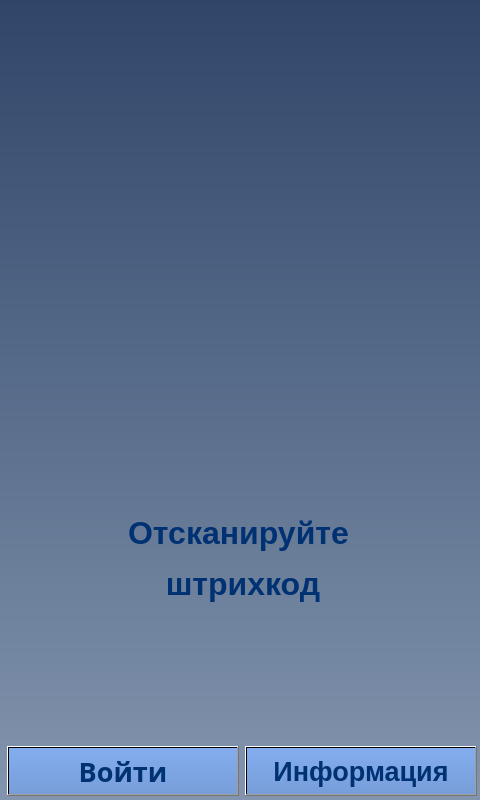
<?xml version="1.0" encoding="UTF-8"?>
<ui version="4.0">
 <class>screen_1_welcome</class>
 <widget class="QWidget" name="screen_1_welcome">
  <property name="geometry">
   <rect>
    <x>0</x>
    <y>0</y>
    <width>480</width>
    <height>800</height>
   </rect>
  </property>
  <property name="windowTitle">
   <string>screen_1_welcome</string>
  </property>
  <property name="styleSheet">
   <string notr="true">background-color: qlineargradient(spread:pad, x1:0.5, y1:0, x2:0.5, y2:1, stop:0 rgba(47, 70, 105, 255), stop:1 rgba(131, 149, 174, 255));</string>
  </property>
  <widget class="QLabel" name="lbl_info_1">
   <property name="geometry">
    <rect>
     <x>112</x>
     <y>510</y>
     <width>253</width>
     <height>45</height>
    </rect>
   </property>
   <property name="palette">
    <palette>
     <active>
      <colorrole role="WindowText">
       <brush brushstyle="SolidPattern">
        <color alpha="255">
         <red>0</red>
         <green>49</green>
         <blue>114</blue>
        </color>
       </brush>
      </colorrole>
      <colorrole role="Button">
       <brush brushstyle="LinearGradientPattern">
        <gradient startx="0.000000000000000" starty="0.000000000000000" endx="1.000000000000000" endy="0.000000000000000" type="LinearGradient" spread="PadSpread" coordinatemode="ObjectBoundingMode">
         <gradientstop position="0.000000000000000">
          <color alpha="0">
           <red>0</red>
           <green>0</green>
           <blue>0</blue>
          </color>
         </gradientstop>
         <gradientstop position="1.000000000000000">
          <color alpha="0">
           <red>255</red>
           <green>255</green>
           <blue>255</blue>
          </color>
         </gradientstop>
        </gradient>
       </brush>
      </colorrole>
      <colorrole role="Text">
       <brush brushstyle="SolidPattern">
        <color alpha="255">
         <red>0</red>
         <green>49</green>
         <blue>114</blue>
        </color>
       </brush>
      </colorrole>
      <colorrole role="ButtonText">
       <brush brushstyle="SolidPattern">
        <color alpha="255">
         <red>0</red>
         <green>49</green>
         <blue>114</blue>
        </color>
       </brush>
      </colorrole>
      <colorrole role="Base">
       <brush brushstyle="LinearGradientPattern">
        <gradient startx="0.000000000000000" starty="0.000000000000000" endx="1.000000000000000" endy="0.000000000000000" type="LinearGradient" spread="PadSpread" coordinatemode="ObjectBoundingMode">
         <gradientstop position="0.000000000000000">
          <color alpha="0">
           <red>0</red>
           <green>0</green>
           <blue>0</blue>
          </color>
         </gradientstop>
         <gradientstop position="1.000000000000000">
          <color alpha="0">
           <red>255</red>
           <green>255</green>
           <blue>255</blue>
          </color>
         </gradientstop>
        </gradient>
       </brush>
      </colorrole>
      <colorrole role="Window">
       <brush brushstyle="LinearGradientPattern">
        <gradient startx="0.000000000000000" starty="0.000000000000000" endx="1.000000000000000" endy="0.000000000000000" type="LinearGradient" spread="PadSpread" coordinatemode="ObjectBoundingMode">
         <gradientstop position="0.000000000000000">
          <color alpha="0">
           <red>0</red>
           <green>0</green>
           <blue>0</blue>
          </color>
         </gradientstop>
         <gradientstop position="1.000000000000000">
          <color alpha="0">
           <red>255</red>
           <green>255</green>
           <blue>255</blue>
          </color>
         </gradientstop>
        </gradient>
       </brush>
      </colorrole>
      <colorrole role="PlaceholderText">
       <brush brushstyle="NoBrush">
        <color alpha="128">
         <red>0</red>
         <green>49</green>
         <blue>114</blue>
        </color>
       </brush>
      </colorrole>
     </active>
     <inactive>
      <colorrole role="WindowText">
       <brush brushstyle="SolidPattern">
        <color alpha="255">
         <red>0</red>
         <green>49</green>
         <blue>114</blue>
        </color>
       </brush>
      </colorrole>
      <colorrole role="Button">
       <brush brushstyle="LinearGradientPattern">
        <gradient startx="0.000000000000000" starty="0.000000000000000" endx="1.000000000000000" endy="0.000000000000000" type="LinearGradient" spread="PadSpread" coordinatemode="ObjectBoundingMode">
         <gradientstop position="0.000000000000000">
          <color alpha="0">
           <red>0</red>
           <green>0</green>
           <blue>0</blue>
          </color>
         </gradientstop>
         <gradientstop position="1.000000000000000">
          <color alpha="0">
           <red>255</red>
           <green>255</green>
           <blue>255</blue>
          </color>
         </gradientstop>
        </gradient>
       </brush>
      </colorrole>
      <colorrole role="Text">
       <brush brushstyle="SolidPattern">
        <color alpha="255">
         <red>0</red>
         <green>49</green>
         <blue>114</blue>
        </color>
       </brush>
      </colorrole>
      <colorrole role="ButtonText">
       <brush brushstyle="SolidPattern">
        <color alpha="255">
         <red>0</red>
         <green>49</green>
         <blue>114</blue>
        </color>
       </brush>
      </colorrole>
      <colorrole role="Base">
       <brush brushstyle="LinearGradientPattern">
        <gradient startx="0.000000000000000" starty="0.000000000000000" endx="1.000000000000000" endy="0.000000000000000" type="LinearGradient" spread="PadSpread" coordinatemode="ObjectBoundingMode">
         <gradientstop position="0.000000000000000">
          <color alpha="0">
           <red>0</red>
           <green>0</green>
           <blue>0</blue>
          </color>
         </gradientstop>
         <gradientstop position="1.000000000000000">
          <color alpha="0">
           <red>255</red>
           <green>255</green>
           <blue>255</blue>
          </color>
         </gradientstop>
        </gradient>
       </brush>
      </colorrole>
      <colorrole role="Window">
       <brush brushstyle="LinearGradientPattern">
        <gradient startx="0.000000000000000" starty="0.000000000000000" endx="1.000000000000000" endy="0.000000000000000" type="LinearGradient" spread="PadSpread" coordinatemode="ObjectBoundingMode">
         <gradientstop position="0.000000000000000">
          <color alpha="0">
           <red>0</red>
           <green>0</green>
           <blue>0</blue>
          </color>
         </gradientstop>
         <gradientstop position="1.000000000000000">
          <color alpha="0">
           <red>255</red>
           <green>255</green>
           <blue>255</blue>
          </color>
         </gradientstop>
        </gradient>
       </brush>
      </colorrole>
      <colorrole role="PlaceholderText">
       <brush brushstyle="NoBrush">
        <color alpha="128">
         <red>0</red>
         <green>49</green>
         <blue>114</blue>
        </color>
       </brush>
      </colorrole>
     </inactive>
     <disabled>
      <colorrole role="WindowText">
       <brush brushstyle="SolidPattern">
        <color alpha="255">
         <red>0</red>
         <green>49</green>
         <blue>114</blue>
        </color>
       </brush>
      </colorrole>
      <colorrole role="Button">
       <brush brushstyle="LinearGradientPattern">
        <gradient startx="0.000000000000000" starty="0.000000000000000" endx="1.000000000000000" endy="0.000000000000000" type="LinearGradient" spread="PadSpread" coordinatemode="ObjectBoundingMode">
         <gradientstop position="0.000000000000000">
          <color alpha="0">
           <red>0</red>
           <green>0</green>
           <blue>0</blue>
          </color>
         </gradientstop>
         <gradientstop position="1.000000000000000">
          <color alpha="0">
           <red>255</red>
           <green>255</green>
           <blue>255</blue>
          </color>
         </gradientstop>
        </gradient>
       </brush>
      </colorrole>
      <colorrole role="Text">
       <brush brushstyle="SolidPattern">
        <color alpha="255">
         <red>0</red>
         <green>49</green>
         <blue>114</blue>
        </color>
       </brush>
      </colorrole>
      <colorrole role="ButtonText">
       <brush brushstyle="SolidPattern">
        <color alpha="255">
         <red>0</red>
         <green>49</green>
         <blue>114</blue>
        </color>
       </brush>
      </colorrole>
      <colorrole role="Base">
       <brush brushstyle="LinearGradientPattern">
        <gradient startx="0.000000000000000" starty="0.000000000000000" endx="1.000000000000000" endy="0.000000000000000" type="LinearGradient" spread="PadSpread" coordinatemode="ObjectBoundingMode">
         <gradientstop position="0.000000000000000">
          <color alpha="0">
           <red>0</red>
           <green>0</green>
           <blue>0</blue>
          </color>
         </gradientstop>
         <gradientstop position="1.000000000000000">
          <color alpha="0">
           <red>255</red>
           <green>255</green>
           <blue>255</blue>
          </color>
         </gradientstop>
        </gradient>
       </brush>
      </colorrole>
      <colorrole role="Window">
       <brush brushstyle="LinearGradientPattern">
        <gradient startx="0.000000000000000" starty="0.000000000000000" endx="1.000000000000000" endy="0.000000000000000" type="LinearGradient" spread="PadSpread" coordinatemode="ObjectBoundingMode">
         <gradientstop position="0.000000000000000">
          <color alpha="0">
           <red>0</red>
           <green>0</green>
           <blue>0</blue>
          </color>
         </gradientstop>
         <gradientstop position="1.000000000000000">
          <color alpha="0">
           <red>255</red>
           <green>255</green>
           <blue>255</blue>
          </color>
         </gradientstop>
        </gradient>
       </brush>
      </colorrole>
      <colorrole role="PlaceholderText">
       <brush brushstyle="NoBrush">
        <color alpha="128">
         <red>0</red>
         <green>49</green>
         <blue>114</blue>
        </color>
       </brush>
      </colorrole>
     </disabled>
    </palette>
   </property>
   <property name="font">
    <font>
     <pointsize>24</pointsize>
     <weight>75</weight>
     <bold>true</bold>
    </font>
   </property>
   <property name="styleSheet">
    <string notr="true">color: rgb(0, 49, 114);
background-color: qlineargradient(spread:pad, x1:0, y1:0, x2:1, y2:0, stop:0 rgba(0, 0, 0, 0), stop:1 rgba(255, 255, 255, 0));</string>
   </property>
   <property name="text">
    <string>Отсканируйте</string>
   </property>
   <property name="alignment">
    <set>Qt::AlignCenter</set>
   </property>
  </widget>
  <widget class="QLabel" name="lbl_info_2">
   <property name="geometry">
    <rect>
     <x>112</x>
     <y>561</y>
     <width>253</width>
     <height>45</height>
    </rect>
   </property>
   <property name="palette">
    <palette>
     <active>
      <colorrole role="WindowText">
       <brush brushstyle="SolidPattern">
        <color alpha="255">
         <red>0</red>
         <green>49</green>
         <blue>114</blue>
        </color>
       </brush>
      </colorrole>
      <colorrole role="Button">
       <brush brushstyle="LinearGradientPattern">
        <gradient startx="0.000000000000000" starty="0.000000000000000" endx="1.000000000000000" endy="0.000000000000000" type="LinearGradient" spread="PadSpread" coordinatemode="ObjectBoundingMode">
         <gradientstop position="0.000000000000000">
          <color alpha="0">
           <red>0</red>
           <green>0</green>
           <blue>0</blue>
          </color>
         </gradientstop>
         <gradientstop position="1.000000000000000">
          <color alpha="0">
           <red>255</red>
           <green>255</green>
           <blue>255</blue>
          </color>
         </gradientstop>
        </gradient>
       </brush>
      </colorrole>
      <colorrole role="Text">
       <brush brushstyle="SolidPattern">
        <color alpha="255">
         <red>0</red>
         <green>49</green>
         <blue>114</blue>
        </color>
       </brush>
      </colorrole>
      <colorrole role="ButtonText">
       <brush brushstyle="SolidPattern">
        <color alpha="255">
         <red>0</red>
         <green>49</green>
         <blue>114</blue>
        </color>
       </brush>
      </colorrole>
      <colorrole role="Base">
       <brush brushstyle="LinearGradientPattern">
        <gradient startx="0.000000000000000" starty="0.000000000000000" endx="1.000000000000000" endy="0.000000000000000" type="LinearGradient" spread="PadSpread" coordinatemode="ObjectBoundingMode">
         <gradientstop position="0.000000000000000">
          <color alpha="0">
           <red>0</red>
           <green>0</green>
           <blue>0</blue>
          </color>
         </gradientstop>
         <gradientstop position="1.000000000000000">
          <color alpha="0">
           <red>255</red>
           <green>255</green>
           <blue>255</blue>
          </color>
         </gradientstop>
        </gradient>
       </brush>
      </colorrole>
      <colorrole role="Window">
       <brush brushstyle="LinearGradientPattern">
        <gradient startx="0.000000000000000" starty="0.000000000000000" endx="1.000000000000000" endy="0.000000000000000" type="LinearGradient" spread="PadSpread" coordinatemode="ObjectBoundingMode">
         <gradientstop position="0.000000000000000">
          <color alpha="0">
           <red>0</red>
           <green>0</green>
           <blue>0</blue>
          </color>
         </gradientstop>
         <gradientstop position="1.000000000000000">
          <color alpha="0">
           <red>255</red>
           <green>255</green>
           <blue>255</blue>
          </color>
         </gradientstop>
        </gradient>
       </brush>
      </colorrole>
      <colorrole role="PlaceholderText">
       <brush brushstyle="NoBrush">
        <color alpha="128">
         <red>0</red>
         <green>49</green>
         <blue>114</blue>
        </color>
       </brush>
      </colorrole>
     </active>
     <inactive>
      <colorrole role="WindowText">
       <brush brushstyle="SolidPattern">
        <color alpha="255">
         <red>0</red>
         <green>49</green>
         <blue>114</blue>
        </color>
       </brush>
      </colorrole>
      <colorrole role="Button">
       <brush brushstyle="LinearGradientPattern">
        <gradient startx="0.000000000000000" starty="0.000000000000000" endx="1.000000000000000" endy="0.000000000000000" type="LinearGradient" spread="PadSpread" coordinatemode="ObjectBoundingMode">
         <gradientstop position="0.000000000000000">
          <color alpha="0">
           <red>0</red>
           <green>0</green>
           <blue>0</blue>
          </color>
         </gradientstop>
         <gradientstop position="1.000000000000000">
          <color alpha="0">
           <red>255</red>
           <green>255</green>
           <blue>255</blue>
          </color>
         </gradientstop>
        </gradient>
       </brush>
      </colorrole>
      <colorrole role="Text">
       <brush brushstyle="SolidPattern">
        <color alpha="255">
         <red>0</red>
         <green>49</green>
         <blue>114</blue>
        </color>
       </brush>
      </colorrole>
      <colorrole role="ButtonText">
       <brush brushstyle="SolidPattern">
        <color alpha="255">
         <red>0</red>
         <green>49</green>
         <blue>114</blue>
        </color>
       </brush>
      </colorrole>
      <colorrole role="Base">
       <brush brushstyle="LinearGradientPattern">
        <gradient startx="0.000000000000000" starty="0.000000000000000" endx="1.000000000000000" endy="0.000000000000000" type="LinearGradient" spread="PadSpread" coordinatemode="ObjectBoundingMode">
         <gradientstop position="0.000000000000000">
          <color alpha="0">
           <red>0</red>
           <green>0</green>
           <blue>0</blue>
          </color>
         </gradientstop>
         <gradientstop position="1.000000000000000">
          <color alpha="0">
           <red>255</red>
           <green>255</green>
           <blue>255</blue>
          </color>
         </gradientstop>
        </gradient>
       </brush>
      </colorrole>
      <colorrole role="Window">
       <brush brushstyle="LinearGradientPattern">
        <gradient startx="0.000000000000000" starty="0.000000000000000" endx="1.000000000000000" endy="0.000000000000000" type="LinearGradient" spread="PadSpread" coordinatemode="ObjectBoundingMode">
         <gradientstop position="0.000000000000000">
          <color alpha="0">
           <red>0</red>
           <green>0</green>
           <blue>0</blue>
          </color>
         </gradientstop>
         <gradientstop position="1.000000000000000">
          <color alpha="0">
           <red>255</red>
           <green>255</green>
           <blue>255</blue>
          </color>
         </gradientstop>
        </gradient>
       </brush>
      </colorrole>
      <colorrole role="PlaceholderText">
       <brush brushstyle="NoBrush">
        <color alpha="128">
         <red>0</red>
         <green>49</green>
         <blue>114</blue>
        </color>
       </brush>
      </colorrole>
     </inactive>
     <disabled>
      <colorrole role="WindowText">
       <brush brushstyle="SolidPattern">
        <color alpha="255">
         <red>0</red>
         <green>49</green>
         <blue>114</blue>
        </color>
       </brush>
      </colorrole>
      <colorrole role="Button">
       <brush brushstyle="LinearGradientPattern">
        <gradient startx="0.000000000000000" starty="0.000000000000000" endx="1.000000000000000" endy="0.000000000000000" type="LinearGradient" spread="PadSpread" coordinatemode="ObjectBoundingMode">
         <gradientstop position="0.000000000000000">
          <color alpha="0">
           <red>0</red>
           <green>0</green>
           <blue>0</blue>
          </color>
         </gradientstop>
         <gradientstop position="1.000000000000000">
          <color alpha="0">
           <red>255</red>
           <green>255</green>
           <blue>255</blue>
          </color>
         </gradientstop>
        </gradient>
       </brush>
      </colorrole>
      <colorrole role="Text">
       <brush brushstyle="SolidPattern">
        <color alpha="255">
         <red>0</red>
         <green>49</green>
         <blue>114</blue>
        </color>
       </brush>
      </colorrole>
      <colorrole role="ButtonText">
       <brush brushstyle="SolidPattern">
        <color alpha="255">
         <red>0</red>
         <green>49</green>
         <blue>114</blue>
        </color>
       </brush>
      </colorrole>
      <colorrole role="Base">
       <brush brushstyle="LinearGradientPattern">
        <gradient startx="0.000000000000000" starty="0.000000000000000" endx="1.000000000000000" endy="0.000000000000000" type="LinearGradient" spread="PadSpread" coordinatemode="ObjectBoundingMode">
         <gradientstop position="0.000000000000000">
          <color alpha="0">
           <red>0</red>
           <green>0</green>
           <blue>0</blue>
          </color>
         </gradientstop>
         <gradientstop position="1.000000000000000">
          <color alpha="0">
           <red>255</red>
           <green>255</green>
           <blue>255</blue>
          </color>
         </gradientstop>
        </gradient>
       </brush>
      </colorrole>
      <colorrole role="Window">
       <brush brushstyle="LinearGradientPattern">
        <gradient startx="0.000000000000000" starty="0.000000000000000" endx="1.000000000000000" endy="0.000000000000000" type="LinearGradient" spread="PadSpread" coordinatemode="ObjectBoundingMode">
         <gradientstop position="0.000000000000000">
          <color alpha="0">
           <red>0</red>
           <green>0</green>
           <blue>0</blue>
          </color>
         </gradientstop>
         <gradientstop position="1.000000000000000">
          <color alpha="0">
           <red>255</red>
           <green>255</green>
           <blue>255</blue>
          </color>
         </gradientstop>
        </gradient>
       </brush>
      </colorrole>
      <colorrole role="PlaceholderText">
       <brush brushstyle="NoBrush">
        <color alpha="128">
         <red>0</red>
         <green>49</green>
         <blue>114</blue>
        </color>
       </brush>
      </colorrole>
     </disabled>
    </palette>
   </property>
   <property name="font">
    <font>
     <pointsize>24</pointsize>
     <weight>75</weight>
     <bold>true</bold>
    </font>
   </property>
   <property name="styleSheet">
    <string notr="true">color: rgb(0, 49, 114);
background-color: qlineargradient(spread:pad, x1:0, y1:0, x2:1, y2:0, stop:0 rgba(0, 0, 0, 0), stop:1 rgba(255, 255, 255, 0));</string>
   </property>
   <property name="text">
    <string> штрихкод</string>
   </property>
   <property name="alignment">
    <set>Qt::AlignCenter</set>
   </property>
  </widget>
  <widget class="QPushButton" name="btn_help">
   <property name="geometry">
    <rect>
     <x>245</x>
     <y>746</y>
     <width>232</width>
     <height>50</height>
    </rect>
   </property>
   <property name="palette">
    <palette>
     <active>
      <colorrole role="WindowText">
       <brush brushstyle="SolidPattern">
        <color alpha="255">
         <red>0</red>
         <green>49</green>
         <blue>114</blue>
        </color>
       </brush>
      </colorrole>
      <colorrole role="Button">
       <brush brushstyle="LinearGradientPattern">
        <gradient startx="0.500000000000000" starty="0.000000000000000" endx="0.500000000000000" endy="1.000000000000000" type="LinearGradient" spread="PadSpread" coordinatemode="ObjectBoundingMode">
         <gradientstop position="0.000000000000000">
          <color alpha="255">
           <red>131</red>
           <green>173</green>
           <blue>239</blue>
          </color>
         </gradientstop>
         <gradientstop position="1.000000000000000">
          <color alpha="255">
           <red>120</red>
           <green>158</green>
           <blue>217</blue>
          </color>
         </gradientstop>
        </gradient>
       </brush>
      </colorrole>
      <colorrole role="Text">
       <brush brushstyle="SolidPattern">
        <color alpha="255">
         <red>0</red>
         <green>49</green>
         <blue>114</blue>
        </color>
       </brush>
      </colorrole>
      <colorrole role="ButtonText">
       <brush brushstyle="SolidPattern">
        <color alpha="255">
         <red>0</red>
         <green>49</green>
         <blue>114</blue>
        </color>
       </brush>
      </colorrole>
      <colorrole role="Base">
       <brush brushstyle="LinearGradientPattern">
        <gradient startx="0.500000000000000" starty="0.000000000000000" endx="0.500000000000000" endy="1.000000000000000" type="LinearGradient" spread="PadSpread" coordinatemode="ObjectBoundingMode">
         <gradientstop position="0.000000000000000">
          <color alpha="255">
           <red>131</red>
           <green>173</green>
           <blue>239</blue>
          </color>
         </gradientstop>
         <gradientstop position="1.000000000000000">
          <color alpha="255">
           <red>120</red>
           <green>158</green>
           <blue>217</blue>
          </color>
         </gradientstop>
        </gradient>
       </brush>
      </colorrole>
      <colorrole role="Window">
       <brush brushstyle="LinearGradientPattern">
        <gradient startx="0.500000000000000" starty="0.000000000000000" endx="0.500000000000000" endy="1.000000000000000" type="LinearGradient" spread="PadSpread" coordinatemode="ObjectBoundingMode">
         <gradientstop position="0.000000000000000">
          <color alpha="255">
           <red>131</red>
           <green>173</green>
           <blue>239</blue>
          </color>
         </gradientstop>
         <gradientstop position="1.000000000000000">
          <color alpha="255">
           <red>120</red>
           <green>158</green>
           <blue>217</blue>
          </color>
         </gradientstop>
        </gradient>
       </brush>
      </colorrole>
      <colorrole role="PlaceholderText">
       <brush brushstyle="NoBrush">
        <color alpha="128">
         <red>0</red>
         <green>49</green>
         <blue>114</blue>
        </color>
       </brush>
      </colorrole>
     </active>
     <inactive>
      <colorrole role="WindowText">
       <brush brushstyle="SolidPattern">
        <color alpha="255">
         <red>0</red>
         <green>49</green>
         <blue>114</blue>
        </color>
       </brush>
      </colorrole>
      <colorrole role="Button">
       <brush brushstyle="LinearGradientPattern">
        <gradient startx="0.500000000000000" starty="0.000000000000000" endx="0.500000000000000" endy="1.000000000000000" type="LinearGradient" spread="PadSpread" coordinatemode="ObjectBoundingMode">
         <gradientstop position="0.000000000000000">
          <color alpha="255">
           <red>131</red>
           <green>173</green>
           <blue>239</blue>
          </color>
         </gradientstop>
         <gradientstop position="1.000000000000000">
          <color alpha="255">
           <red>120</red>
           <green>158</green>
           <blue>217</blue>
          </color>
         </gradientstop>
        </gradient>
       </brush>
      </colorrole>
      <colorrole role="Text">
       <brush brushstyle="SolidPattern">
        <color alpha="255">
         <red>0</red>
         <green>49</green>
         <blue>114</blue>
        </color>
       </brush>
      </colorrole>
      <colorrole role="ButtonText">
       <brush brushstyle="SolidPattern">
        <color alpha="255">
         <red>0</red>
         <green>49</green>
         <blue>114</blue>
        </color>
       </brush>
      </colorrole>
      <colorrole role="Base">
       <brush brushstyle="LinearGradientPattern">
        <gradient startx="0.500000000000000" starty="0.000000000000000" endx="0.500000000000000" endy="1.000000000000000" type="LinearGradient" spread="PadSpread" coordinatemode="ObjectBoundingMode">
         <gradientstop position="0.000000000000000">
          <color alpha="255">
           <red>131</red>
           <green>173</green>
           <blue>239</blue>
          </color>
         </gradientstop>
         <gradientstop position="1.000000000000000">
          <color alpha="255">
           <red>120</red>
           <green>158</green>
           <blue>217</blue>
          </color>
         </gradientstop>
        </gradient>
       </brush>
      </colorrole>
      <colorrole role="Window">
       <brush brushstyle="LinearGradientPattern">
        <gradient startx="0.500000000000000" starty="0.000000000000000" endx="0.500000000000000" endy="1.000000000000000" type="LinearGradient" spread="PadSpread" coordinatemode="ObjectBoundingMode">
         <gradientstop position="0.000000000000000">
          <color alpha="255">
           <red>131</red>
           <green>173</green>
           <blue>239</blue>
          </color>
         </gradientstop>
         <gradientstop position="1.000000000000000">
          <color alpha="255">
           <red>120</red>
           <green>158</green>
           <blue>217</blue>
          </color>
         </gradientstop>
        </gradient>
       </brush>
      </colorrole>
      <colorrole role="PlaceholderText">
       <brush brushstyle="NoBrush">
        <color alpha="128">
         <red>0</red>
         <green>49</green>
         <blue>114</blue>
        </color>
       </brush>
      </colorrole>
     </inactive>
     <disabled>
      <colorrole role="WindowText">
       <brush brushstyle="SolidPattern">
        <color alpha="255">
         <red>0</red>
         <green>49</green>
         <blue>114</blue>
        </color>
       </brush>
      </colorrole>
      <colorrole role="Button">
       <brush brushstyle="LinearGradientPattern">
        <gradient startx="0.500000000000000" starty="0.000000000000000" endx="0.500000000000000" endy="1.000000000000000" type="LinearGradient" spread="PadSpread" coordinatemode="ObjectBoundingMode">
         <gradientstop position="0.000000000000000">
          <color alpha="255">
           <red>131</red>
           <green>173</green>
           <blue>239</blue>
          </color>
         </gradientstop>
         <gradientstop position="1.000000000000000">
          <color alpha="255">
           <red>120</red>
           <green>158</green>
           <blue>217</blue>
          </color>
         </gradientstop>
        </gradient>
       </brush>
      </colorrole>
      <colorrole role="Text">
       <brush brushstyle="SolidPattern">
        <color alpha="255">
         <red>0</red>
         <green>49</green>
         <blue>114</blue>
        </color>
       </brush>
      </colorrole>
      <colorrole role="ButtonText">
       <brush brushstyle="SolidPattern">
        <color alpha="255">
         <red>0</red>
         <green>49</green>
         <blue>114</blue>
        </color>
       </brush>
      </colorrole>
      <colorrole role="Base">
       <brush brushstyle="LinearGradientPattern">
        <gradient startx="0.500000000000000" starty="0.000000000000000" endx="0.500000000000000" endy="1.000000000000000" type="LinearGradient" spread="PadSpread" coordinatemode="ObjectBoundingMode">
         <gradientstop position="0.000000000000000">
          <color alpha="255">
           <red>131</red>
           <green>173</green>
           <blue>239</blue>
          </color>
         </gradientstop>
         <gradientstop position="1.000000000000000">
          <color alpha="255">
           <red>120</red>
           <green>158</green>
           <blue>217</blue>
          </color>
         </gradientstop>
        </gradient>
       </brush>
      </colorrole>
      <colorrole role="Window">
       <brush brushstyle="LinearGradientPattern">
        <gradient startx="0.500000000000000" starty="0.000000000000000" endx="0.500000000000000" endy="1.000000000000000" type="LinearGradient" spread="PadSpread" coordinatemode="ObjectBoundingMode">
         <gradientstop position="0.000000000000000">
          <color alpha="255">
           <red>131</red>
           <green>173</green>
           <blue>239</blue>
          </color>
         </gradientstop>
         <gradientstop position="1.000000000000000">
          <color alpha="255">
           <red>120</red>
           <green>158</green>
           <blue>217</blue>
          </color>
         </gradientstop>
        </gradient>
       </brush>
      </colorrole>
      <colorrole role="PlaceholderText">
       <brush brushstyle="NoBrush">
        <color alpha="128">
         <red>0</red>
         <green>49</green>
         <blue>114</blue>
        </color>
       </brush>
      </colorrole>
     </disabled>
    </palette>
   </property>
   <property name="font">
    <font>
     <pointsize>20</pointsize>
     <weight>75</weight>
     <bold>true</bold>
    </font>
   </property>
   <property name="contextMenuPolicy">
    <enum>Qt::DefaultContextMenu</enum>
   </property>
   <property name="layoutDirection">
    <enum>Qt::LeftToRight</enum>
   </property>
   <property name="styleSheet">
    <string notr="true">background-color: qlineargradient(spread:pad, x1:0.5, y1:0, x2:0.5, y2:1, stop:0 rgba(131, 173, 239, 255), stop:1 rgba(120, 158, 217, 255));
color: rgb(0, 49, 114);</string>
   </property>
   <property name="text">
    <string>Информация</string>
   </property>
  </widget>
  <widget class="QPushButton" name="btn_authorization">
   <property name="geometry">
    <rect>
     <x>7</x>
     <y>746</y>
     <width>232</width>
     <height>50</height>
    </rect>
   </property>
   <property name="palette">
    <palette>
     <active>
      <colorrole role="WindowText">
       <brush brushstyle="SolidPattern">
        <color alpha="255">
         <red>0</red>
         <green>49</green>
         <blue>114</blue>
        </color>
       </brush>
      </colorrole>
      <colorrole role="Button">
       <brush brushstyle="LinearGradientPattern">
        <gradient startx="0.500000000000000" starty="0.000000000000000" endx="0.500000000000000" endy="1.000000000000000" type="LinearGradient" spread="PadSpread" coordinatemode="ObjectBoundingMode">
         <gradientstop position="0.000000000000000">
          <color alpha="255">
           <red>131</red>
           <green>173</green>
           <blue>239</blue>
          </color>
         </gradientstop>
         <gradientstop position="1.000000000000000">
          <color alpha="255">
           <red>120</red>
           <green>158</green>
           <blue>217</blue>
          </color>
         </gradientstop>
        </gradient>
       </brush>
      </colorrole>
      <colorrole role="Text">
       <brush brushstyle="SolidPattern">
        <color alpha="255">
         <red>0</red>
         <green>49</green>
         <blue>114</blue>
        </color>
       </brush>
      </colorrole>
      <colorrole role="ButtonText">
       <brush brushstyle="SolidPattern">
        <color alpha="255">
         <red>0</red>
         <green>49</green>
         <blue>114</blue>
        </color>
       </brush>
      </colorrole>
      <colorrole role="Base">
       <brush brushstyle="LinearGradientPattern">
        <gradient startx="0.500000000000000" starty="0.000000000000000" endx="0.500000000000000" endy="1.000000000000000" type="LinearGradient" spread="PadSpread" coordinatemode="ObjectBoundingMode">
         <gradientstop position="0.000000000000000">
          <color alpha="255">
           <red>131</red>
           <green>173</green>
           <blue>239</blue>
          </color>
         </gradientstop>
         <gradientstop position="1.000000000000000">
          <color alpha="255">
           <red>120</red>
           <green>158</green>
           <blue>217</blue>
          </color>
         </gradientstop>
        </gradient>
       </brush>
      </colorrole>
      <colorrole role="Window">
       <brush brushstyle="LinearGradientPattern">
        <gradient startx="0.500000000000000" starty="0.000000000000000" endx="0.500000000000000" endy="1.000000000000000" type="LinearGradient" spread="PadSpread" coordinatemode="ObjectBoundingMode">
         <gradientstop position="0.000000000000000">
          <color alpha="255">
           <red>131</red>
           <green>173</green>
           <blue>239</blue>
          </color>
         </gradientstop>
         <gradientstop position="1.000000000000000">
          <color alpha="255">
           <red>120</red>
           <green>158</green>
           <blue>217</blue>
          </color>
         </gradientstop>
        </gradient>
       </brush>
      </colorrole>
      <colorrole role="PlaceholderText">
       <brush brushstyle="NoBrush">
        <color alpha="128">
         <red>0</red>
         <green>49</green>
         <blue>114</blue>
        </color>
       </brush>
      </colorrole>
     </active>
     <inactive>
      <colorrole role="WindowText">
       <brush brushstyle="SolidPattern">
        <color alpha="255">
         <red>0</red>
         <green>49</green>
         <blue>114</blue>
        </color>
       </brush>
      </colorrole>
      <colorrole role="Button">
       <brush brushstyle="LinearGradientPattern">
        <gradient startx="0.500000000000000" starty="0.000000000000000" endx="0.500000000000000" endy="1.000000000000000" type="LinearGradient" spread="PadSpread" coordinatemode="ObjectBoundingMode">
         <gradientstop position="0.000000000000000">
          <color alpha="255">
           <red>131</red>
           <green>173</green>
           <blue>239</blue>
          </color>
         </gradientstop>
         <gradientstop position="1.000000000000000">
          <color alpha="255">
           <red>120</red>
           <green>158</green>
           <blue>217</blue>
          </color>
         </gradientstop>
        </gradient>
       </brush>
      </colorrole>
      <colorrole role="Text">
       <brush brushstyle="SolidPattern">
        <color alpha="255">
         <red>0</red>
         <green>49</green>
         <blue>114</blue>
        </color>
       </brush>
      </colorrole>
      <colorrole role="ButtonText">
       <brush brushstyle="SolidPattern">
        <color alpha="255">
         <red>0</red>
         <green>49</green>
         <blue>114</blue>
        </color>
       </brush>
      </colorrole>
      <colorrole role="Base">
       <brush brushstyle="LinearGradientPattern">
        <gradient startx="0.500000000000000" starty="0.000000000000000" endx="0.500000000000000" endy="1.000000000000000" type="LinearGradient" spread="PadSpread" coordinatemode="ObjectBoundingMode">
         <gradientstop position="0.000000000000000">
          <color alpha="255">
           <red>131</red>
           <green>173</green>
           <blue>239</blue>
          </color>
         </gradientstop>
         <gradientstop position="1.000000000000000">
          <color alpha="255">
           <red>120</red>
           <green>158</green>
           <blue>217</blue>
          </color>
         </gradientstop>
        </gradient>
       </brush>
      </colorrole>
      <colorrole role="Window">
       <brush brushstyle="LinearGradientPattern">
        <gradient startx="0.500000000000000" starty="0.000000000000000" endx="0.500000000000000" endy="1.000000000000000" type="LinearGradient" spread="PadSpread" coordinatemode="ObjectBoundingMode">
         <gradientstop position="0.000000000000000">
          <color alpha="255">
           <red>131</red>
           <green>173</green>
           <blue>239</blue>
          </color>
         </gradientstop>
         <gradientstop position="1.000000000000000">
          <color alpha="255">
           <red>120</red>
           <green>158</green>
           <blue>217</blue>
          </color>
         </gradientstop>
        </gradient>
       </brush>
      </colorrole>
      <colorrole role="PlaceholderText">
       <brush brushstyle="NoBrush">
        <color alpha="128">
         <red>0</red>
         <green>49</green>
         <blue>114</blue>
        </color>
       </brush>
      </colorrole>
     </inactive>
     <disabled>
      <colorrole role="WindowText">
       <brush brushstyle="SolidPattern">
        <color alpha="255">
         <red>0</red>
         <green>49</green>
         <blue>114</blue>
        </color>
       </brush>
      </colorrole>
      <colorrole role="Button">
       <brush brushstyle="LinearGradientPattern">
        <gradient startx="0.500000000000000" starty="0.000000000000000" endx="0.500000000000000" endy="1.000000000000000" type="LinearGradient" spread="PadSpread" coordinatemode="ObjectBoundingMode">
         <gradientstop position="0.000000000000000">
          <color alpha="255">
           <red>131</red>
           <green>173</green>
           <blue>239</blue>
          </color>
         </gradientstop>
         <gradientstop position="1.000000000000000">
          <color alpha="255">
           <red>120</red>
           <green>158</green>
           <blue>217</blue>
          </color>
         </gradientstop>
        </gradient>
       </brush>
      </colorrole>
      <colorrole role="Text">
       <brush brushstyle="SolidPattern">
        <color alpha="255">
         <red>0</red>
         <green>49</green>
         <blue>114</blue>
        </color>
       </brush>
      </colorrole>
      <colorrole role="ButtonText">
       <brush brushstyle="SolidPattern">
        <color alpha="255">
         <red>0</red>
         <green>49</green>
         <blue>114</blue>
        </color>
       </brush>
      </colorrole>
      <colorrole role="Base">
       <brush brushstyle="LinearGradientPattern">
        <gradient startx="0.500000000000000" starty="0.000000000000000" endx="0.500000000000000" endy="1.000000000000000" type="LinearGradient" spread="PadSpread" coordinatemode="ObjectBoundingMode">
         <gradientstop position="0.000000000000000">
          <color alpha="255">
           <red>131</red>
           <green>173</green>
           <blue>239</blue>
          </color>
         </gradientstop>
         <gradientstop position="1.000000000000000">
          <color alpha="255">
           <red>120</red>
           <green>158</green>
           <blue>217</blue>
          </color>
         </gradientstop>
        </gradient>
       </brush>
      </colorrole>
      <colorrole role="Window">
       <brush brushstyle="LinearGradientPattern">
        <gradient startx="0.500000000000000" starty="0.000000000000000" endx="0.500000000000000" endy="1.000000000000000" type="LinearGradient" spread="PadSpread" coordinatemode="ObjectBoundingMode">
         <gradientstop position="0.000000000000000">
          <color alpha="255">
           <red>131</red>
           <green>173</green>
           <blue>239</blue>
          </color>
         </gradientstop>
         <gradientstop position="1.000000000000000">
          <color alpha="255">
           <red>120</red>
           <green>158</green>
           <blue>217</blue>
          </color>
         </gradientstop>
        </gradient>
       </brush>
      </colorrole>
      <colorrole role="PlaceholderText">
       <brush brushstyle="NoBrush">
        <color alpha="128">
         <red>0</red>
         <green>49</green>
         <blue>114</blue>
        </color>
       </brush>
      </colorrole>
     </disabled>
    </palette>
   </property>
   <property name="font">
    <font>
     <family>Arial Black</family>
     <pointsize>20</pointsize>
     <weight>75</weight>
     <bold>true</bold>
    </font>
   </property>
   <property name="contextMenuPolicy">
    <enum>Qt::DefaultContextMenu</enum>
   </property>
   <property name="layoutDirection">
    <enum>Qt::LeftToRight</enum>
   </property>
   <property name="styleSheet">
    <string notr="true">background-color: qlineargradient(spread:pad, x1:0.5, y1:0, x2:0.5, y2:1, stop:0 rgba(131, 173, 239, 255), stop:1 rgba(120, 158, 217, 255));
color: rgb(0, 49, 114);</string>
   </property>
   <property name="text">
    <string>Войти</string>
   </property>
  </widget>
  <widget class="QLabel" name="lbl_info_ico">
   <property name="geometry">
    <rect>
     <x>73</x>
     <y>50</y>
     <width>333</width>
     <height>342</height>
    </rect>
   </property>
   <property name="sizePolicy">
    <sizepolicy hsizetype="Preferred" vsizetype="Preferred">
     <horstretch>0</horstretch>
     <verstretch>0</verstretch>
    </sizepolicy>
   </property>
   <property name="styleSheet">
    <string notr="true">background-color: qlineargradient(spread:pad, x1:0, y1:0, x2:1, y2:0, stop:0 rgba(0, 0, 0, 0), stop:1 rgba(255, 255, 255, 0));</string>
   </property>
   <property name="text">
    <string/>
   </property>
   <property name="textFormat">
    <enum>Qt::AutoText</enum>
   </property>
   <property name="pixmap">
    <pixmap resource="../img/resources.qrc">:/icons/logo.png</pixmap>
   </property>
   <property name="scaledContents">
    <bool>true</bool>
   </property>
  </widget>
 </widget>
 <resources>
  <include location="../img/resources.qrc"/>
 </resources>
 <connections/>
</ui>
